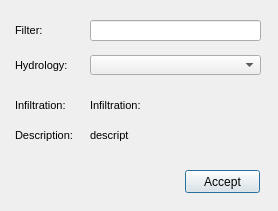
<?xml version="1.0" encoding="UTF-8"?>
<ui version="4.0">
 <class>hydrology_selector</class>
 <widget class="QDialog" name="hydrology_selector">
  <property name="geometry">
   <rect>
    <x>0</x>
    <y>0</y>
    <width>278</width>
    <height>211</height>
   </rect>
  </property>
  <property name="windowTitle">
   <string>Hydrology selector</string>
  </property>
  <widget class="QLineEdit" name="txt_name">
   <property name="geometry">
    <rect>
     <x>90</x>
     <y>20</y>
     <width>171</width>
     <height>21</height>
    </rect>
   </property>
   <property name="text">
    <string/>
   </property>
  </widget>
  <widget class="QComboBox" name="hydrology">
   <property name="geometry">
    <rect>
     <x>90</x>
     <y>55</y>
     <width>171</width>
     <height>20</height>
    </rect>
   </property>
  </widget>
  <widget class="QLabel" name="label_infiltration">
   <property name="geometry">
    <rect>
     <x>15</x>
     <y>95</y>
     <width>76</width>
     <height>21</height>
    </rect>
   </property>
   <property name="font">
    <font>
     <pointsize>8</pointsize>
    </font>
   </property>
   <property name="frameShape">
    <enum>QFrame::NoFrame</enum>
   </property>
   <property name="frameShadow">
    <enum>QFrame::Plain</enum>
   </property>
   <property name="text">
    <string>Infiltration:</string>
   </property>
   <property name="textFormat">
    <enum>Qt::AutoText</enum>
   </property>
   <property name="scaledContents">
    <bool>false</bool>
   </property>
   <property name="wordWrap">
    <bool>true</bool>
   </property>
   <property name="margin">
    <number>3</number>
   </property>
  </widget>
  <widget class="QLabel" name="label_descript">
   <property name="geometry">
    <rect>
     <x>15</x>
     <y>120</y>
     <width>79</width>
     <height>31</height>
    </rect>
   </property>
   <property name="font">
    <font>
     <pointsize>8</pointsize>
    </font>
   </property>
   <property name="frameShape">
    <enum>QFrame::NoFrame</enum>
   </property>
   <property name="frameShadow">
    <enum>QFrame::Plain</enum>
   </property>
   <property name="text">
    <string>Description:</string>
   </property>
   <property name="textFormat">
    <enum>Qt::AutoText</enum>
   </property>
   <property name="scaledContents">
    <bool>false</bool>
   </property>
   <property name="wordWrap">
    <bool>true</bool>
   </property>
   <property name="margin">
    <number>3</number>
   </property>
  </widget>
  <widget class="QLabel" name="label_txt_name">
   <property name="geometry">
    <rect>
     <x>15</x>
     <y>20</y>
     <width>56</width>
     <height>21</height>
    </rect>
   </property>
   <property name="font">
    <font>
     <pointsize>8</pointsize>
    </font>
   </property>
   <property name="frameShape">
    <enum>QFrame::NoFrame</enum>
   </property>
   <property name="frameShadow">
    <enum>QFrame::Plain</enum>
   </property>
   <property name="text">
    <string>Filter:</string>
   </property>
   <property name="textFormat">
    <enum>Qt::AutoText</enum>
   </property>
   <property name="scaledContents">
    <bool>false</bool>
   </property>
   <property name="wordWrap">
    <bool>true</bool>
   </property>
   <property name="margin">
    <number>3</number>
   </property>
  </widget>
  <widget class="QLabel" name="label_hydrology">
   <property name="geometry">
    <rect>
     <x>15</x>
     <y>55</y>
     <width>61</width>
     <height>21</height>
    </rect>
   </property>
   <property name="font">
    <font>
     <pointsize>8</pointsize>
    </font>
   </property>
   <property name="frameShape">
    <enum>QFrame::NoFrame</enum>
   </property>
   <property name="frameShadow">
    <enum>QFrame::Plain</enum>
   </property>
   <property name="text">
    <string>Hydrology:</string>
   </property>
   <property name="textFormat">
    <enum>Qt::AutoText</enum>
   </property>
   <property name="scaledContents">
    <bool>false</bool>
   </property>
   <property name="wordWrap">
    <bool>true</bool>
   </property>
   <property name="margin">
    <number>3</number>
   </property>
  </widget>
  <widget class="QLabel" name="infiltration">
   <property name="geometry">
    <rect>
     <x>90</x>
     <y>90</y>
     <width>163</width>
     <height>31</height>
    </rect>
   </property>
   <property name="font">
    <font>
     <pointsize>8</pointsize>
    </font>
   </property>
   <property name="frameShape">
    <enum>QFrame::NoFrame</enum>
   </property>
   <property name="frameShadow">
    <enum>QFrame::Plain</enum>
   </property>
   <property name="text">
    <string>Infiltration:</string>
   </property>
   <property name="textFormat">
    <enum>Qt::AutoText</enum>
   </property>
   <property name="scaledContents">
    <bool>false</bool>
   </property>
   <property name="wordWrap">
    <bool>true</bool>
   </property>
   <property name="margin">
    <number>3</number>
   </property>
  </widget>
  <widget class="QLabel" name="descript">
   <property name="geometry">
    <rect>
     <x>90</x>
     <y>120</y>
     <width>169</width>
     <height>31</height>
    </rect>
   </property>
   <property name="font">
    <font>
     <pointsize>8</pointsize>
    </font>
   </property>
   <property name="frameShape">
    <enum>QFrame::NoFrame</enum>
   </property>
   <property name="frameShadow">
    <enum>QFrame::Plain</enum>
   </property>
   <property name="text">
    <string>descript</string>
   </property>
   <property name="textFormat">
    <enum>Qt::AutoText</enum>
   </property>
   <property name="scaledContents">
    <bool>false</bool>
   </property>
   <property name="wordWrap">
    <bool>true</bool>
   </property>
   <property name="margin">
    <number>3</number>
   </property>
  </widget>
  <widget class="QPushButton" name="btn_accept">
   <property name="geometry">
    <rect>
     <x>185</x>
     <y>170</y>
     <width>75</width>
     <height>23</height>
    </rect>
   </property>
   <property name="text">
    <string>Accept</string>
   </property>
  </widget>
 </widget>
 <resources/>
 <connections/>
</ui>
